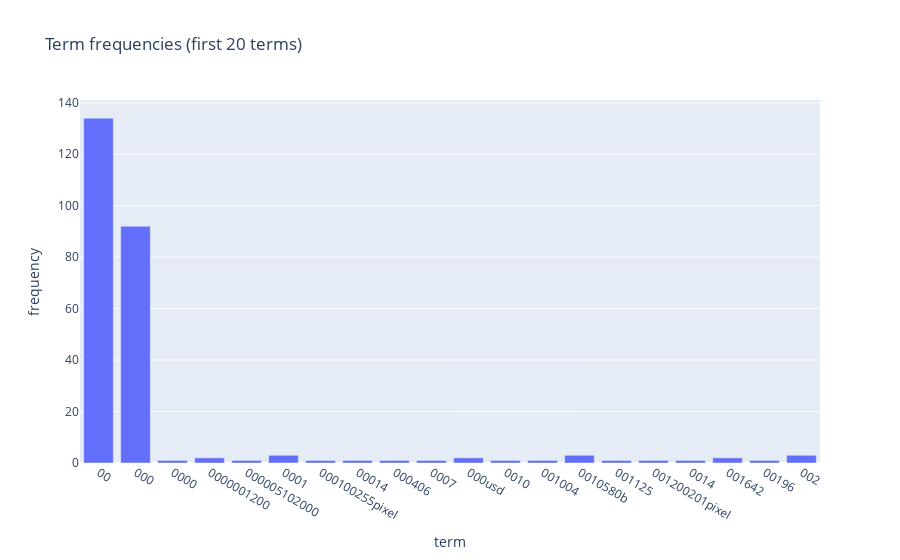

The cell this chart's notebook holds for it:
### Markdown cell above
### >>> **Exercise 12 (take home):**
If you want a nicer interactive visualization here, I would encourage you try to install and use plotly to achieve this.

### Code cell
# Answer here
import plotly.express as px
import pandas as pd

someTerms = count_vect.get_feature_names_out()[:20]
freqs = np.asarray(X_counts.sum(axis = 0))[0] # == term_frequencies listed above

df_px = pd.DataFrame({
    'term': someTerms,
    'frequency': freqs[:20]
})

img = px.bar(
    df_px,
    x = 'term',
    y = 'frequency',
    title = 'Term frequencies (first 20 terms)'
)
img.update_traces(textfont_size = 12, textangle = 0, textposition = "outside", cliponaxis = False)

img.show()

### Figure 1 — Plotly figure (JSON) as saved in the notebook; plotly's stock layout.template omitted (floating-point values rounded to 4 significant figures)
{"data": [{"alignmentgroup": "True", "cliponaxis": false, "hovertemplate": "term=%{x}<br>frequency=%{y}<extra></extra>", "legendgroup": "", "marker": {"color": "#636efa", "pattern": {"shape": ""}}, "name": "", "offsetgroup": "", "orientation": "v", "showlegend": false, "textangle": 0, "textfont": {"size": 12}, "textposition": "outside", "type": "bar", "x": ["00", "000", "0000", "0000001200", "000005102000", "0001", "000100255pixel", "00014", "000406", "0007", "000usd", "0010", "001004", "0010580b", "001125", "001200201pixel", "0014", "001642", "00196", "002"], "xaxis": "x", "y": [134, 92, 1, 2, 1, 3, 1, 1, 1, 1, 2, 1, 1, 3, 1, 1, 1, 2, 1, 3], "yaxis": "y"}], "layout": {"barmode": "relative", "legend": {"tracegroupgap": 0}, "title": {"text": "Term frequencies (first 20 terms)"}, "xaxis": {"anchor": "y", "domain": [0, 1], "title": {"text": "term"}}, "yaxis": {"anchor": "x", "domain": [0, 1], "title": {"text": "frequency"}}}}
